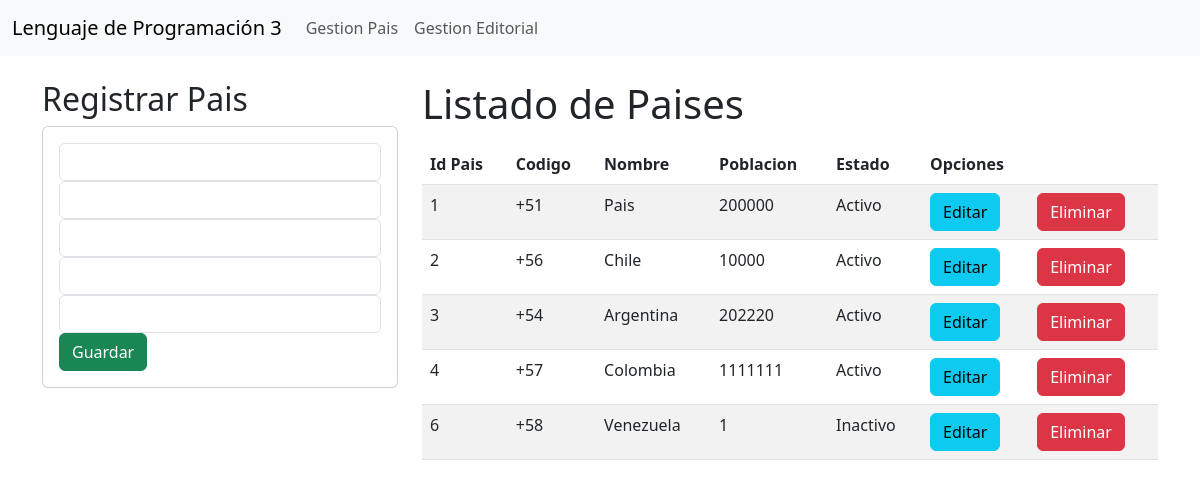
Screenshot of /gestionPais/ with the database file from the repository.
### miapp/models.py (models this page shows)
class Pais(models.Model):
    idpais=models.CharField(primary_key=True, max_length=6)
    codigo=models.CharField(max_length=10)
    nombre=models.CharField(max_length=10)
    poblacion=models.CharField(max_length=10)
    estado=models.CharField(max_length=10)

### miapp/views.py (the view)
# urls.py: path('gestionPais/', views.gestionPais, name = "gestionPais"),
def gestionPais(request):
    listadoPais=Pais.objects.all()
    return render(request,'gestionPais.html', {"Pais": listadoPais})

### miapp/templates/gestionPais.html (shortened to what this page needs)
{% extends 'layout.html' %}
{% block content %}
<div class="row">
    <div class="col-sm-12 col-md-6 col-lg-4 col-xl-4">
        <h2>Registrar Pais</h2>
        <div class="card">
            <div class="card-body">
                <form action="/registrarPais/" method="POST">{% csrf_token %}
                    <div class="form-group">
                        <input type="text" id="txtIdPais" name="txtIdPais" class="form-control"
                             required>
                    </div>
                    <div class="form-group">
                        <input type="text" id="txtCodigo" name="txtCodigo" class="form-control"
                             required>
                    </div>
                    <div class="form-group">
                        <input type="text" id="txtNombre" name="txtNombre" class="form-control"
                             required>
                    </div>
                    <div class="form-group">
                        <input type="text" id="txtPoblacion" name="txtPoblacion" class="form-control"
                             required>
                    </div>
                    <div class="form-group">
                        <input type="text" id="txtEstado" name="txtEstado" class="form-control"
                             required>
                    </div>
                    <div class="form-group">
                        <button type="submit" class="btn btn-success btn-block text-white">Guardar</button>
                    </div>
                </form>
            </div>
        </div>
    </div>
    <div class="col-sm-12 col-md-6 col-lg-8 col-xl-8">
        <h1>Listado de Paises</h1>
        <div class="table-responsive py-2">
            <table class="table table-striped">
                <thead>
                    <tr>
                        <th>Id Pais</th>
                        <th>Codigo</th>
                        <th>Nombre</th>
                        <th>Poblacion</th>
                        <th>Estado</th>
                        <th colspan="2">Opciones</th>
                    </tr>
                </thead>
                <tbody>
                    {% for c in Pais %}
                    <tr>
                        <td>{{c.idpais}}</td>
                        <td>{{c.codigo}}</td>
                        <td>{{c.nombre}}</td>
                        <td>{{c.poblacion}}</td>
                        <td>{{c.estado}}</td>
                        <td><a href="edicioncurso/{{c.codigo}}" class="btn btn-info">Editar</a></td>
                        <td><a href="{%url 'eliminarPais' id=c.idpais%}" class="btn btn-danger">Eliminar</a></td>
                    </tr>
                    {% endfor %}
                </tbody>
            </table>
        </div>
    </div>
</div>
</div>
{% endblock %}

### rows the page displays
Pais: idpais "1", codigo "+51", nombre "Pais", poblacion "200000", estado "Activo"
Pais: idpais "2", codigo "+56", nombre "Chile", poblacion "10000", estado "Activo"
Pais: idpais "3", codigo "+54", nombre "Argentina", poblacion "202220", estado "Activo"
Pais: idpais "4", codigo "+57", nombre "Colombia", poblacion "1111111", estado "Activo"
Pais: idpais "6", codigo "+58", nombre "Venezuela", poblacion "1", estado "Inactivo"
